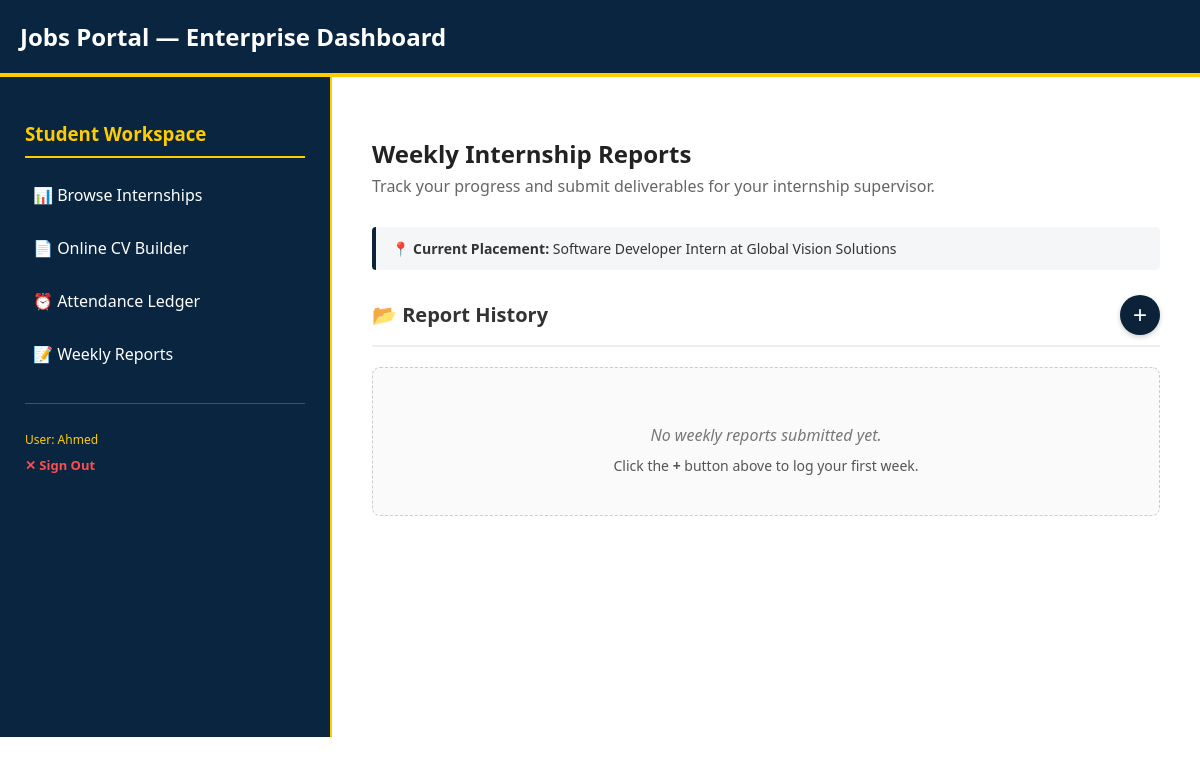
The app's page /weekly-reports/ (signed in), older data.
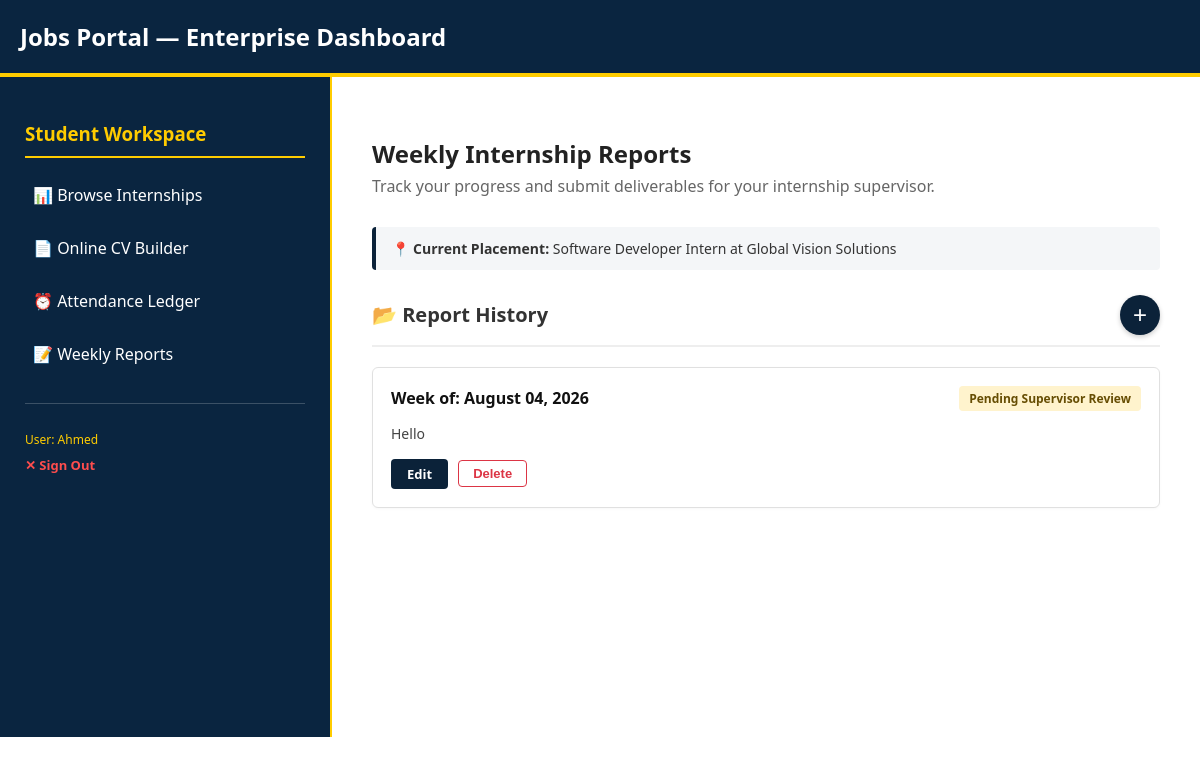
The same page, newer data.
### student_portal/models.py (models this page shows, shortened)
class WeeklyReport(models.Model):
    STATUS_CHOICES = (
        ('Pending', 'Pending Review'),
        ('Approved', 'Approved'),
        ('Rejected', 'Needs Revision'),
    )
    student = models.ForeignKey(User, on_delete=models.CASCADE, related_name='weekly_reports')
    application = models.ForeignKey(Application, on_delete=models.CASCADE, related_name='weekly_reports', null=True, blank=True)
    week_start_date = models.DateField()
    tasks_completed = models.TextField()
    status = models.CharField(max_length=20, choices=STATUS_CHOICES, default='Pending')
    instructor_feedback = models.TextField(blank=True, null=True)
    submitted_at = models.DateTimeField(auto_now_add=True)

### student_portal/views.py (the view, shortened to what this page needs)
# urls.py: path('weekly-reports/', views.weekly_reports, name='weekly_reports'),
@login_required
def weekly_reports(request):
    active_application = Application.objects.filter(
        email=request.user.email,
        status='Shortlisted'
    ).first()
    if not active_application:
        return render(request, 'weekly_reports.html', {
            'has_internship': False,
            'reports': []
        })
    past_reports = WeeklyReport.objects.filter(student=request.user).order_by('-week_start_date')
    return render(request, 'weekly_reports.html', {
        'has_internship': True,
        'active_application': active_application,
        'reports': past_reports
    })

### student_portal/templates/weekly_reports.html (shortened to what the changed rows need)
{% extends 'base.html' %}
{% block content %}
<div style="margin-bottom: 30px;">
    <h2 style="margin-bottom: 5px; color: #222;">Weekly Internship Reports</h2>
</div>
{% if not has_internship %}
    <div style="text-align: center; padding: 40px 20px; background: #fff8e6; border: 1px solid #ffe599; border-radius: 8px; color: #7f6000;">
        <h3 style="margin-top: 0; margin-bottom: 10px;">🔒 Weekly Reports Locked</h3>
        <p style="margin: 0; font-size: 14px;">You currently do not have an active accepted internship placement. Once an employer accepts your application, you will be able to submit weekly logs here.</p>
    </div>
{% else %}
    <div>
        {% if reports %}
            {% for report in reports %}
                <div style="background: white; border: 1px solid #e0e0e0; border-radius: 6px; padding: 18px; margin-bottom: 15px; box-shadow: 0 1px 3px rgba(0,0,0,0.03);">
                    <div style="display: flex; justify-content: space-between; align-items: center; margin-bottom: 12px;">
                        <strong style="font-size: 16px; color: #111;">Week of: {{ report.week_start_date|date:"F d, Y" }}</strong>
                        {% if report.status == 'Approved' %}
                            <span style="background: #d1e7dd; color: #0f5132; padding: 4px 10px; border-radius: 4px; font-size: 12px; font-weight: bold;">Approved</span>
                        {% elif report.status == 'Rejected' %}
                            <span style="background: #f8d7da; color: #842029; padding: 4px 10px; border-radius: 4px; font-size: 12px; font-weight: bold;">Needs Revision</span>
                        {% else %}
                            <span style="background: #fff3cd; color: #664d03; padding: 4px 10px; border-radius: 4px; font-size: 12px; font-weight: bold;">Pending Supervisor Review</span>
                        {% endif %}
                    </div>
                    <p style="margin: 0 0 10px 0; color: #444; white-space: pre-wrap; font-size: 14px; line-height: 1.5;">{{ report.tasks_completed }}</p>
                    <div style="margin-top: 15px; display: flex; gap: 10px; align-items: center;">
                        <a href="{% url 'edit_weekly_report' report.id %}" style="background: #0b2239; color: white; padding: 6px 16px; border-radius: 4px; text-decoration: none; font-size: 13px; font-weight: bold; display: inline-block;">Edit</a>
                        <form action="{% url 'delete_weekly_report' report.id %}" method="POST" style="margin: 0;">
                            <button type="submit" onclick="return confirm('Are you sure you want to delete this report?');" style="background: transparent; color: #dc3545; border: 1px solid #dc3545; padding: 5px 14px; border-radius: 4px; font-size: 13px; font-weight: bold; cursor: pointer;">Delete</button>
                        </form>
                    </div>
                </div>
            {% endfor %}
        {% else %}
            <div style="text-align: center; padding: 40px 20px; background: #fafafa; border: 1px dashed #ccc; border-radius: 8px;">
                <p style="color: #777; font-style: italic; margin-bottom: 10px;">No weekly reports submitted yet.</p>
                <p style="color: #555; font-size: 14px; margin: 0;">Click the <strong>+</strong> button above to log your first week.</p>
            </div>
        {% endif %}
    </div>
{% endif %}
{% endblock %}

Row changes from the older to the newer data that the page shows:
added WeeklyReport: week_start_date "August 04, 2026", status "Pending Supervisor Review", tasks_completed "Hello"
Text that changed along with them:
text no longer shown: "No weekly reports submitted yet. Click the + button above to log your first week."
